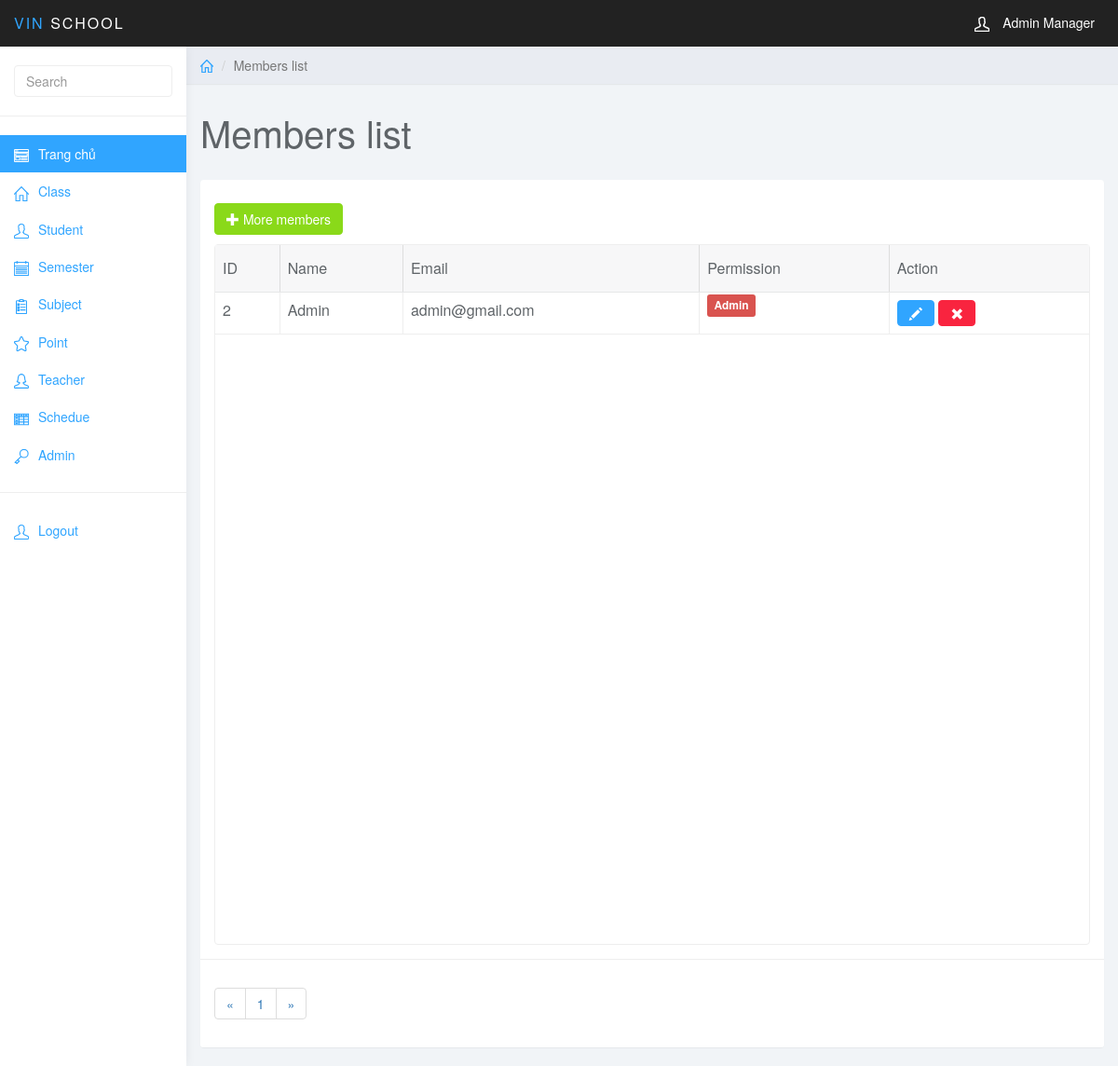
Page /index.php?page_layout=user (signed in) on the committed database.
### tables this page shows
CREATE TABLE `user` (
  `user_id` int(11) NOT NULL,
  `user_full` varchar(255) NOT NULL,
  `user_mail` varchar(255) NOT NULL,
  `user_pass` varchar(255) NOT NULL,
  `user_level` int(1) NOT NULL
);

### user.php (the view)
<div class="col-sm-9 col-sm-offset-3 col-lg-10 col-lg-offset-2 main">
	<div class="row">
		<ol class="breadcrumb">
			<li><a href="#"><svg class="glyph stroked home"><use xlink:href="#stroked-home"></use></svg></a></li>
			<li class="active">Members list</li>
		</ol>
	</div>
	<div class="row">
		<div class="col-lg-12">
			<h1 class="page-header">Members list</h1>
		</div>
	</div>
	<div id="toolbar" class="btn-group">
           <a href="index.php?page_layout=add-user" class="btn btn-success">
               <i class="glyphicon glyphicon-plus"></i> More members
           </a>
       </div>
	<div class="row">
		<div class="col-lg-12">
			<div class="panel panel-default">
				<div class="panel-body">
                       <table
                           data-toolbar="#toolbar"
                           data-toggle="table">
					    <thead>
					    <tr>
					        <th data-field="id" data-sortable="true">ID</th>
					        <th data-field="name"  data-sortable="true">Name</th>
                               <th data-field="price" data-sortable="true">Email</th>
                               <th>Permission</th>
                               <th>Action</th>
					    </tr>
                           </thead>
                           <tbody>
                               <?php
                                   if(isset($_GET["page"])){
                                       $page = $_GET["page"];
                                   }
                                   else{
                                       $page = 1;
                                   }
                                   $rows_per_page = 15;
                                   $per_rows = $page*$rows_per_page - $rows_per_page;
                                   $total_rows = mysqli_num_rows(mysqli_query($conn, "SELECT * FROM user"));
                                   $total_pages = ceil($total_rows/$rows_per_page);
                                   $list_pages = '';
                                   $page_prev = $page - 1;
                                   if($page_prev < 1){
                                       $page_prev = 1;
                                   }
                                   $list_pages .= '<li class="page-item"><a class="page-link" href="index.php?page_layout=user&page='.$page_prev.'">&laquo;</a></li>';
                                   for($i=1; $i<=$total_pages; $i++){
                                       $list_pages .= '<li class="page-item"><a class="page-link" href="index.php?page_layout=user&page='.$i.'">'.$i.'</a></li>';
                                   }
                                   $page_next = $page + 1;
                                   if($page_next > $total_pages){
                                       $page_next = $total_pages;
                                   }
                                   $list_pages .= '<li class="page-item"><a class="page-link" href="index.php?page_layout=user&page='.$page_next.'">&raquo;</a></li>';
                                   $sql = "SELECT * FROM user
                                           ORDER BY user_id DESC
                                           LIMIT $per_rows, $rows_per_page";
                                   $query = mysqli_query($conn, $sql);
                                   while($row = mysqli_fetch_array($query)){
                               ?>
                               <tr>
                                   <td style=""><?php echo $row['user_id'] ?></td>
                                   <td style=""><?php echo $row['user_full'] ?></td>
                                   <td style=""><?php echo $row['user_mail'] ?></td>
                                   <td>
                                       <?php
                                           if ($row['user_level']==1) {
                                               echo '<span class="label label-danger">Admin</span>';
                                           }else{
                                               echo '<span class="label label-success">User</span>';
                                           }
                                       ?>
                                   </td>
                                   <td class="form-group">
                                       <a href="index.php?page_layout=edit-user&user_id=<?php echo $row['user_id'] ?>" class="btn btn-primary"><i class="glyphicon glyphicon-pencil"></i></a>
                                       <a  onclick="return conf();" href="del_user.php?user_id=<?php echo $row["user_id"];?>" class="btn btn-danger"><i class="glyphicon glyphicon-remove"></i></a>
                                   </td>
                               </tr>
                               <?php
                                   }
                               ?>
                           </tbody>
					</table>
                   </div>
                   <div class="panel-footer">
                       <nav aria-label="Page navigation example">
                           <ul class="pagination">
                               <?php echo $list_pages;?>
                           </ul>
                       </nav>
                   </div>
			</div>
		</div>
	</div>
</div>

### css/styles.css (style rules this page uses)
body { background: #f1f4f7; padding-top: 50px; color: #5f6468; }
a, a:hover, a:focus { color: #30a5ff; }
h1, h2, h3, h4, h5, h6 { color: #5f6468; }
h1 { font-weight: 300; font-size: 40px; }
.btn-primary, .btn-primary:hover, .btn-primary:focus, .btn-primary:active, .btn-primary.active, .open > .dropdown-toggle.btn-primary, .btn-primary.disabled, .btn-primary[disabled], fieldset[disabled] .btn-primary, .btn-primary.disabled:hover, .btn-primary[disabled]:hover, fieldset[disabled] .btn-primary:hover, .btn-primary.disabled:focus, .btn-primary[disabled]:focus, fieldset[disabled] .btn-primary:focus, .btn-primary.disabled:active, .btn-primary[disabled]:active, fieldset[disabled] .btn-primary:active, .btn-primary.disabled.active, .btn-primary[disabled].active, fieldset[disabled] .btn-primary.active { background-color: #30a5ff; border-color: #30a5ff; }
.btn-success, .btn-success:hover, .btn-success:focus, .btn-success:active, .btn-success.active, .open > .dropdown-toggle.btn-success, .btn-success.disabled, .btn-success[disabled], fieldset[disabled] .btn-success, .btn-success.disabled:hover, .btn-success[disabled]:hover, fieldset[disabled] .btn-success:hover, .btn-success.disabled:focus, .btn-success[disabled]:focus, fieldset[disabled] .btn-success:focus, .btn-success.disabled:active, .btn-success[disabled]:active, fieldset[disabled] .btn-success:active, .btn-success.disabled.active, .btn-success[disabled].active, fieldset[disabled] .btn-success.active { background-color: #8ad919; border-color: #8ad919; }
.btn-danger, .btn-danger:hover, .btn-danger:focus, .btn-danger:active, .btn-danger.active, .open > .dropdown-toggle.btn-danger, .btn-danger.disabled, .btn-danger[disabled], fieldset[disabled] .btn-danger, .btn-danger.disabled:hover, .btn-danger[disabled]:hover, fieldset[disabled] .btn-danger:hover, .btn-danger.disabled:focus, .btn-danger[disabled]:focus, fieldset[disabled] .btn-danger:focus, .btn-danger.disabled:active, .btn-danger[disabled]:active, fieldset[disabled] .btn-danger:active, .btn-danger.disabled.active, .btn-danger[disabled].active, fieldset[disabled] .btn-danger.active { background-color: #f9243f; border-color: #f9243f; }
.panel { border: 0; }
.panel-footer { background: #fff; border-top: 1px solid #eee; }
.breadcrumb { border-radius: 0; padding: 10px 15px; background: #e9ecf2; box-shadow: 0 1px 1px rgba(0, 0, 0, .05); margin: 0 ; }
h1.page-header { margin-top: 30px; border-bottom: 0; }
.table { background: #fff; }
.breadcrumb .glyph { height: 14px; width: 14px; margin: -2px 0 0 0; stroke-width: 4px; }

### admin.php (style rules this page uses)
table { counter-reset: tableCount; }

### rows in the picture
user: user_id "2", user_full "Admin", user_mail "admin@gmail.com", user_level "Admin"
